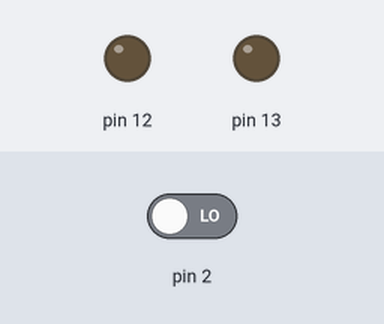
Recording of a sketch running on a simulated Arduino Uno, built with avr-gcc and run on an emulated ATmega328P. Shown: output pins drawn as LEDs (lit = HIGH). The test bench sets the inputs (shaded band); at power-on: pin 2 LOW.

Above: at 1.2 s.
1.3 s: pin 2 driven HIGH
At 1.64 s:
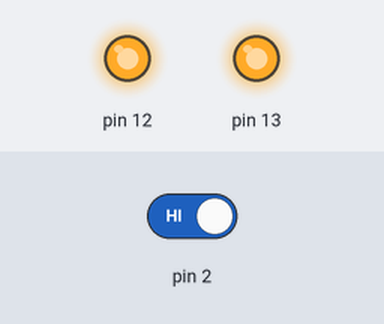
Timing chart, 0 to 4.3 s (numbered marks = the images above; inputs shaded):
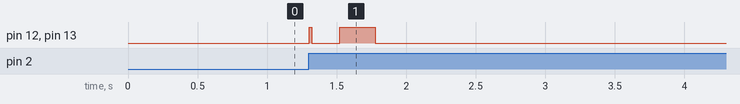

The sketch:

v1.1.ino
```cpp
bool safe=true;
int raw_val;

void setup() {
  // put your setup code here, to run once:
  pinMode(2, INPUT);
  pinMode(13, OUTPUT);
  pinMode(12, OUTPUT);
  digitalWrite(13, LOW);
  digitalWrite(12, LOW);
}

void loop() {
  // put your main code here, to run repeatedly:
  if (digitalRead(2)) {
    if (safe) {
      safe = false;
      // eerste pulse eerst
      digitalWrite(13, HIGH);           // output pin 13 hoog; eerste pulse
      digitalWrite(12, HIGH);           // output pin 12 hoog; eerste pulse, LED indicator
      delay(20);                        // voor 20 ms
      digitalWrite(13, LOW);            // output pin 13 laag; pauze tussen eerste pulse en main pulse
      digitalWrite(12, LOW);            // output pin 12 laag; pauze tussen eerste pulse en main pulse, LED indicator
      delay(200);                       // voor 200 ms
      raw_val = analogRead(0);          // read out analog pin 0 (potmeter); bereik van output is van 0 to 1023
      raw_val = (1023-raw_val) / 2;            // we willen max ong. 500 ms puntlassen: 1023 / 2 = ong. 500
      digitalWrite(13, HIGH);           // output pin 13 hoog; main pulse
      digitalWrite(12, HIGH);           // output pin 12 hoog; main pulse, LED indicator
      delay(raw_val);                   // de output van de potmeter bepaald de tijd dat er gewacht moet worden
      digitalWrite(13, LOW);            // ook weer laag zetten als ik klaar ben
      digitalWrite(12, LOW);            // ook het LED lampje uit
      delay(1000);                      // nog een seconde extra wachttijd
    }
  }
  if (!digitalRead(2)) {
        delay(10);
    safe = true;
  }
}

// 20 ms eerste pulse lang,
// delay tussen eerst en tweede is 200 ms,
// de main pulse is van 0 tot 500 ms.

// Permission issue on Ubuntu 17 solved (example for Ina notebook):
// ls -l /dev/ttyACM0
// sudo usermod -a -G dialout ina
// sudo chmod a+rw /dev/ttyACM0
```

Measured:
- after the input at 1.3 s, pin 12, pin 13: LOW → HIGH at once, → LOW 0.02 s later, → HIGH 0.20 s later, → LOW 0.26 s later
